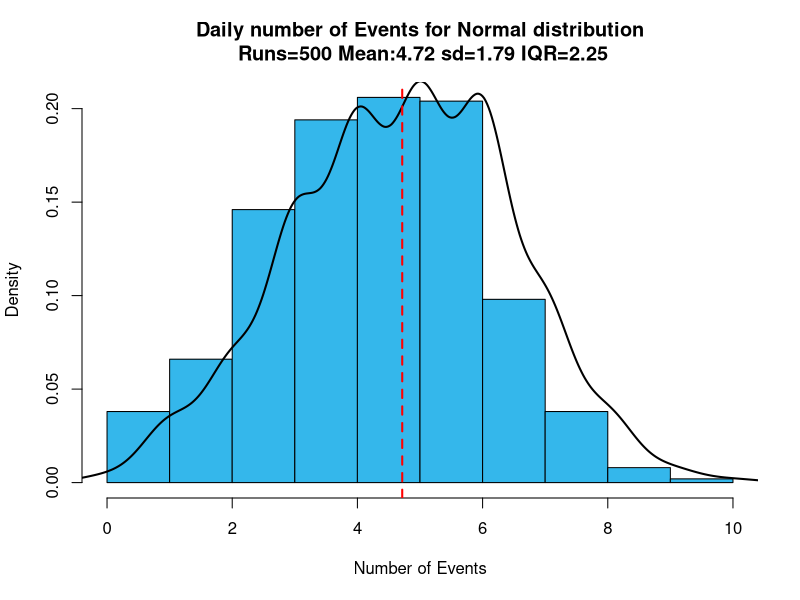
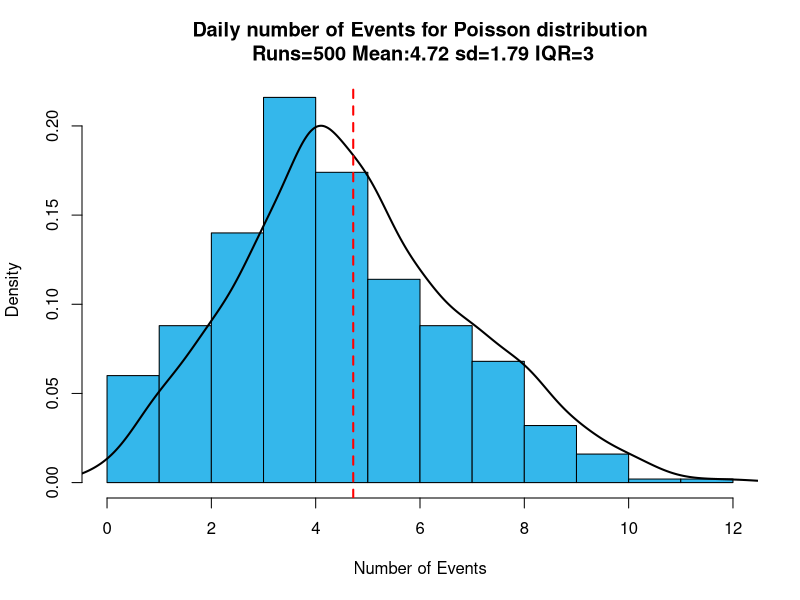
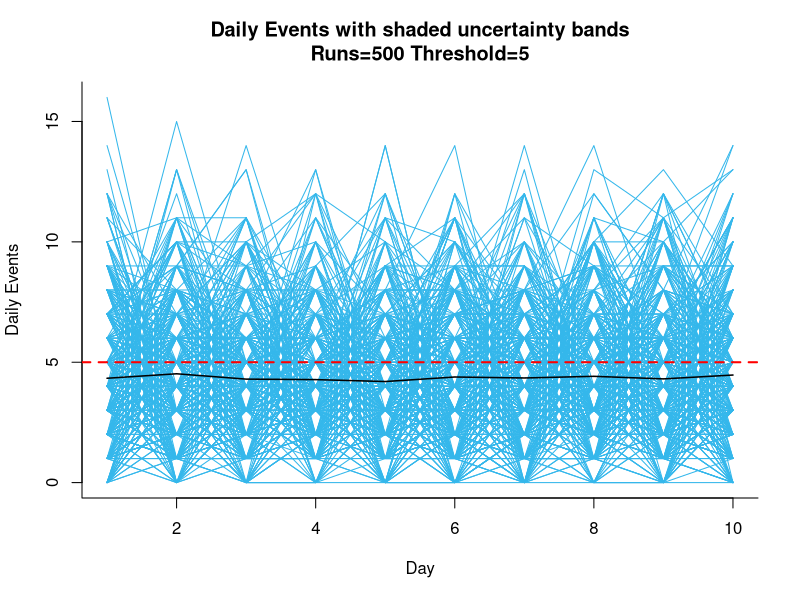
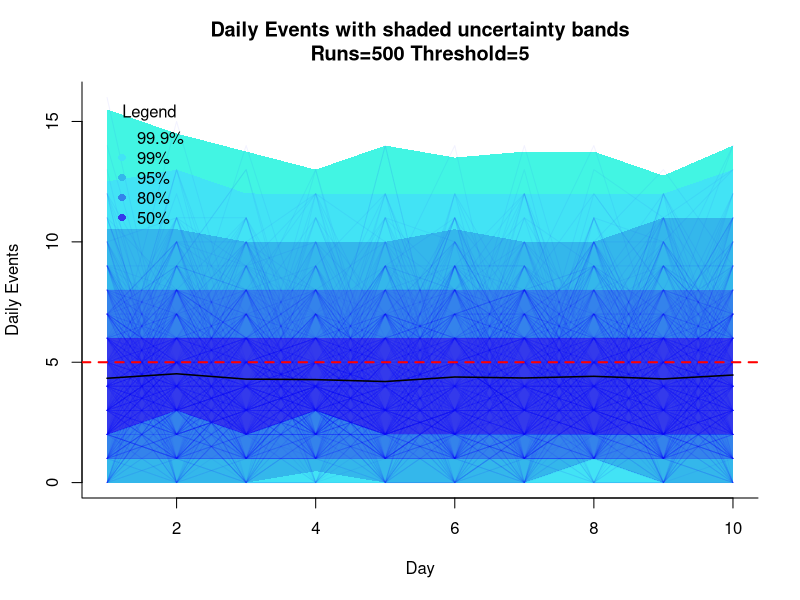
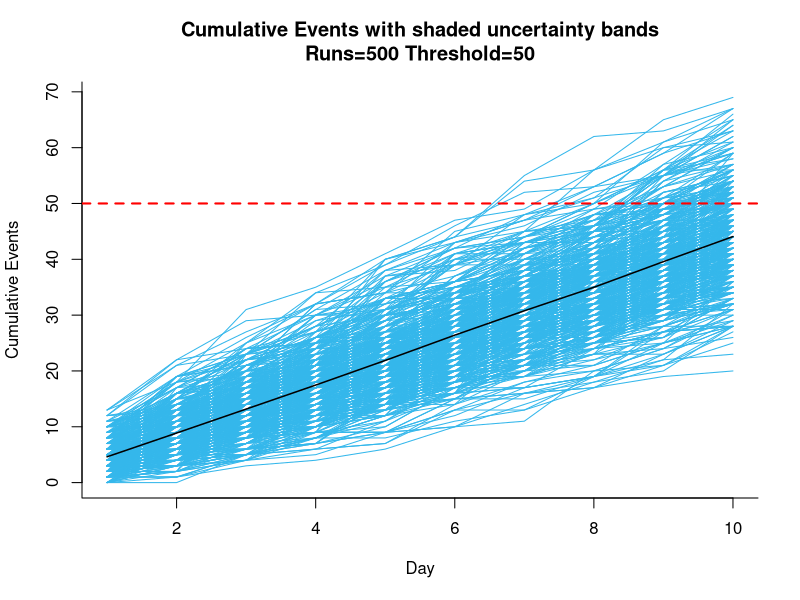
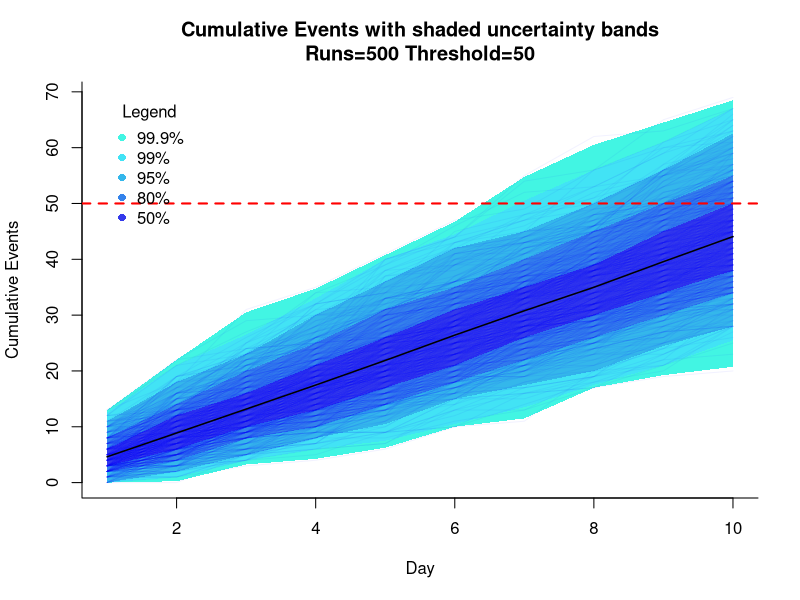
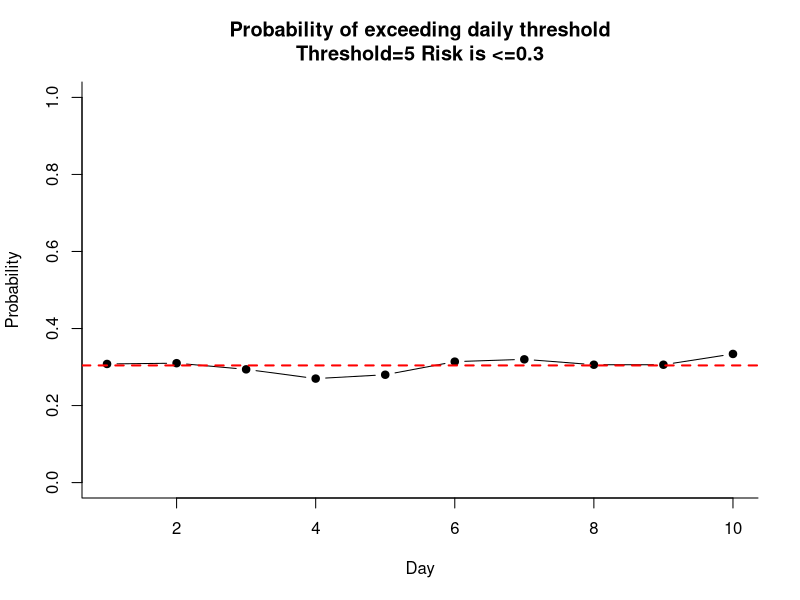
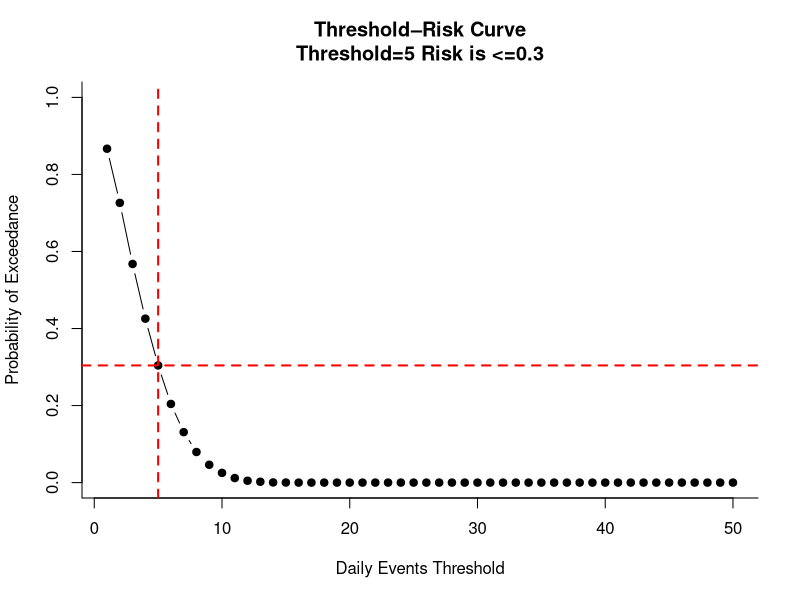

The R script that drew these images, in order:
gc()
start_time <- Sys.time()

################################################################################

iterations <- 500 # number of simulations to run
days <- 10 # number of days to forecast into the future
threshold <- 5 # number of events to not exceed
tag <- "Events"

historical <- c(4,3,5,6,2,4,5,7,8,3,2,4,5,6) # historical events e.g per day
# or csv read
#historical <- read.csv()

# or just a mean value
#historical <- 4

################################################################################

mean_val <- mean(historical) # mean numbers of tickets
sd_val <- ifelse(length(historical)>1,sd(historical),1) # standard deviation in ticket numbers

#################### functions #################################################

distribution <- function(runs,mean_val,sd_val,type){
  if (type == "Normal"){
    sim <- rnorm(iterations, mean=mean_val, sd=sd_val)
  } else if (type == "Poisson"){
    sim <- rpois(n=iterations, lambda=mean_val)
  }
  sim <- round(sim,0)
  
  sim <- ifelse(sim<0,0,sim)#sim[sim<0] <-0
  
  exp <- mean(sim)
  lower <- quantile(sim, 0.05)
  upper <- quantile(sim, 0.95)
  iqr <- IQR(sim) # also upper-lower
  
  cat("Expected for",type, "distribution", round(exp,1), "\n")
  cat("90% confidence interval for",type, round(lower,1), "-", round(upper,1),"\n")
  
  prob_exceed <- mean(sim > threshold)
  cat("Probability of exceeding threshold for",type, threshold, "is", round(prob_exceed*100,2),"%\n")
  
  hist(sim,freq=FALSE,
       #breaks=5,
       col="#34b7eb",border="black",
       main=paste("Daily number of ",tag," for " ,type," distribution","\n Runs=",iterations," Mean:",round(exp,2)," sd=",round(sd_val,2)," IQR=",round(iqr,2),sep=""),
       xlab=paste("Number of ",tag,sep=""),bty="l")
  lines(density(sim), lwd=2)
  abline(v=exp, col="red", lwd=2, lty=2)
}

###### distributions ###########################################################

distribution(iterations,mean_val,sd_val,"Normal")
distribution(iterations,mean_val,sd_val,"Poisson")

################################################################################

# forecasting

forecast <- function(runs,data,data1,days,threshold,type){
  for (i in 1:runs) {
    lambda_day <- sample(data1, days, replace = TRUE)
    decay <- runif(days, min = 0.01, max = 0.05) # percentage that lambda value can change by day, min to max bounds
    lambda_adj <- lambda_day * (1 - decay)
    data[, i] <- rpois(days, lambda_adj) # replace values with poisson distribution of new mean lambda_adj
  }
  
  if(type=="Cumulative"){
    data <- apply(data, 2, cumsum)
    threshold <- threshold*days
  }
  
  # Daily prediction intervals
  pi50 <- apply(data, 1, quantile, probs = c(0.25, 0.75))
  pi80 <- apply(data, 1, quantile, probs = c(0.10, 0.90))
  pi95 <- apply(data, 1, quantile, probs = c(0.025, 0.975))
  pi99 <- apply(data, 1, quantile, probs = c(0.005, 0.995))
  pi999 <- apply(data, 1, quantile, probs = c(0.0005, 0.9995))
  
  mean_line <- apply(data, 1, mean)
  
  # graph
  # Base plot (blank)
  plot(1:days, mean_line, type="n",ylim=range(0,max(data)),
       xlab="Day", ylab=paste(type," ",tag,sep=""),
       main=paste(type," ",tag," with shaded uncertainty bands","\n","Runs=",runs," Threshold=",threshold,sep=""),bty="l")
  
  # Add simulation lines
  matlines(1:days, data, col="#34b7eb", lty=1)
  
  # Add mean line
  lines(1:days, mean_line, lwd=1.5, col="black")
  
  abline(h=threshold, col="red", lwd=2, lty=2)
  
  # graph with shaded regions
  # Base plot (blank)
  plot(1:days, mean_line, type="n",,ylim=range(0,max(data)),
       xlab="Day", ylab=paste(type," ",tag,sep=""),
       main=paste(type," ",tag," with shaded uncertainty bands","\n","Runs=",runs," Threshold=",threshold,sep=""),bty="l")
  
  # 99.9% band (widest)
  polygon(
    c(1:days, rev(1:days)),
    c(pi999[1,], rev(pi999[2,])),
    col="#42f5e3", border=NA
  )
  
  # 99% band (widest)
  polygon(
    c(1:days, rev(1:days)),
    c(pi99[1,], rev(pi99[2,])),
    col="#42e3f5", border=NA
  )
  
  # 95% band (second widest)
  polygon(
    c(1:days, rev(1:days)),
    c(pi95[1,], rev(pi95[2,])),
    col="#34b7eb", border=NA
  )
  
  # 80% band
  polygon(
    c(1:days, rev(1:days)),
    c(pi80[1,], rev(pi80[2,])),
    col="#3483eb", border=NA
  )
  
  # 50% band (tightest)
  polygon(
    c(1:days, rev(1:days)),
    c(pi50[1,], rev(pi50[2,])),
    col="#343aeb", border=NA
  )
  
  # Add simulation lines
  matlines(1:days, data, col=rgb(0,0,1,0.05), lty=1)
  
  # Add mean line
  lines(1:days, mean_line, lwd=1.5, col="black")
  
  abline(h=threshold, col="red", lwd=2, lty=2)
  
  leg_cols <- c("#42f5e3","#42e3f5","#34b7eb","#3483eb","#343aeb")
  leg_sym <- c(16, 16, 16,16,16)
  leg_lab <- c("99.9%", "99%", "95%","80%","50%")
  
  legend(x = 1, y = max(data), col = leg_cols, pch = leg_sym, 
         legend = leg_lab, bty = "n", 
         title = "Legend")
  
  return(data)
}

############ forecastings ######################################################

sim_matrix <- matrix(NA, nrow = days, ncol = iterations)

matrix1 <- forecast(iterations,sim_matrix,historical,days,threshold,"Daily")

matrix2 <- forecast(iterations,sim_matrix,historical,days,threshold,"Cumulative")


################################################################################

# probability of exceeding threshold

exceed_threshold <- function(data,days,threshold) {
  # For each day, compute probability of exceeding threshold
  prob_exceed_daily <- colMeans(t(data) > threshold) # this is less than the number of runs e.g. how many times on average has threshold been exceeded
  prob_exceed_daily
  
  plot(1:days, prob_exceed_daily, type="b", pch=19,,ylim=range(0,1),
       xlab="Day", ylab="Probability",
       main=paste("Probability of exceeding daily threshold","\n","Threshold=",threshold," Risk is <=",round(mean(prob_exceed_daily),2),sep=""),bty="l")
  
  abline(h = mean(prob_exceed_daily), col="red", lwd=2, lty=2)
  
  cum_matrix <- apply(data, 2, cumsum)
  
  cum_threshold <- threshold*days
  
  prob_exceed_cumulative <- mean(cum_matrix[days, ] > cum_threshold)
  prob_exceed_cumulative
  
  prob_exceed_any_day <- mean(apply(data, 2, function(x) any(x > threshold)))
  prob_exceed_any_day
  
  days_exceeded <- colSums(data > threshold)
  
  table(days_exceeded) / iterations
  
  thresholds <- 1:max(cum_threshold)
  
  risk_curve <- sapply(thresholds, function(th) mean(data > th))
  
  pi95 <- apply(data, 1, quantile, probs = c(0.025, 0.975))
  
  plot(thresholds, risk_curve, type="b", pch=19,ylim=range(0,1),
       xlab=paste("Daily ",tag," Threshold",sep=""),
       ylab="Probability of Exceedance",
       main=paste("Threshold–Risk Curve","\n","Threshold=",threshold," Risk is <=",round(risk_curve[threshold],2),sep=""),
       bty="l")
  
  abline(v = threshold, col="red", lwd=2, lty=2)
  abline(h = risk_curve[threshold], col="red", lwd=2, lty=2)
  
  polygon(
    x = c(1:days, rev(1:days)),
    y = c(rep(threshold, days), rev(pi95[2,])),
    col = rgb(1,0,0,0.1), border = NA
  )
}

#### calculate #################################################################

exceed_threshold(matrix1,days,threshold)

################################################################################

end_time <- Sys.time()
print(paste("runtime: ",end_time-start_time,sep=""))
